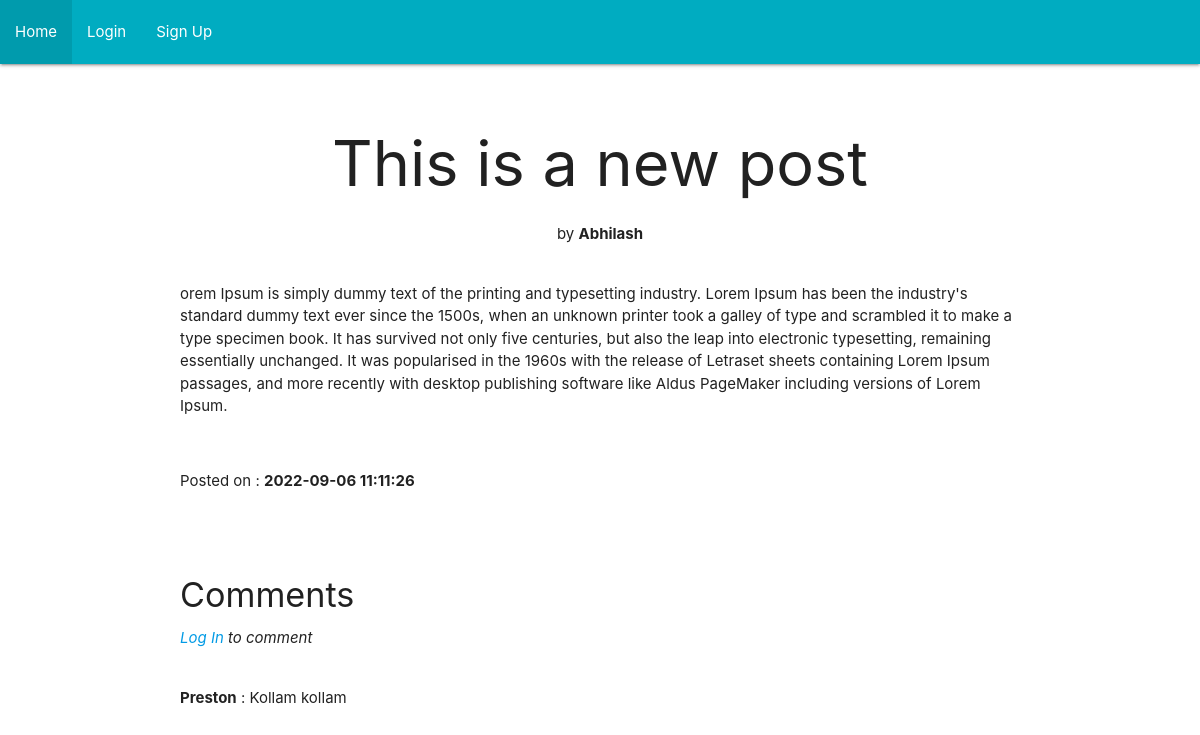
The app's page /post/4 with its own data.
### app/models.py (models this page shows)
class Post(db.Model):
    id = db.Column(db.Integer, primary_key=True)
    title = db.Column(db.String(100))
    data = db.Column(db.String(10000))
    date = db.Column(db.DateTime(timezone=True), default=func.now())
    user_id = db.Column(db.Integer, db.ForeignKey('user.id'))
    comments = db.relationship('Comment')

class User(db.Model, UserMixin):
    id = db.Column(db.Integer, primary_key=True)
    email = db.Column(db.String(150), unique=True)
    password = db.Column(db.String(150))
    first_name = db.Column(db.String(150))
    posts = db.relationship('Post')

class Comment(db.Model):
    id = db.Column(db.Integer, primary_key=True)
    data = db.Column(db.String(10000))
    user_id = db.Column(db.Integer, db.ForeignKey('user.id'))
    post_id = db.Column(db.Integer, db.ForeignKey('post.id'))

### app/views.py (the view, shortened to what this page needs)
@views.route('/post/<postId>', methods=['GET', 'POST'])
def viewpost(postId):
    post = Post.query.get(postId)
    author = User.query.get(post.user_id)
    users = User.query.all()
    return render_template('view_a_post.html', post=post, user=current_user, author=author, users=users)

### app/templates/view_a_post.html (shortened to what this page needs)
{% extends "base.html" %}
{% block content%}
<br>
<center>
    <h1>{{post.title}}</h1>
    by <b>{{author.first_name}}</b>
</center>
<br>
<p>{{post.data}}</p>
<br>
<p>Posted on : <b>{{post.date}}</b></p>
<br><br>
<h4>Comments</h4>
{% if current_user.is_authenticated %}
<form method="post">
    <textarea name="data" class="materialize-textarea" id="comment" placeholder="Comment"></textarea>
    <input type="text" name="user_id" class="form-control" id="comment" hidden value="{{user.id}}">
    <br>
    <button type="submit" class="btn btn-primary">Post Comment</button>
</form>
{% else %}
<i><a href="/login">Log In</a> to comment</i><br>
{% endif %}
<br>
{% for comment in post.comments %}
    <p><b>{{users[comment.user_id - 1].first_name}}</b> : {{comment.data}}</p>
{% endfor %}
{% endblock %}

### records on screen
Post: title "This is a new post", data "orem Ipsum is simply dummy text of the printing and typesetting industry. Lorem Ipsum has been the industry's standard dummy text ever since the 1500s, when an unknown printer took a galley of type and scrambled it to make a type specimen book. It has survived not only five centuries, but also the leap into electronic typesetting, remaining essentially unchanged. It was popularised in the 1960s with the release of Letraset sheets containing Lorem Ipsum passages, and more recently with desktop publishing software like Aldus PageMaker including versions of Lorem Ipsum.", date "2022-09-06 11:11:26"
User: first_name "Abhilash"
Comment: data "Kollam kollam"
User: first_name "Preston"
